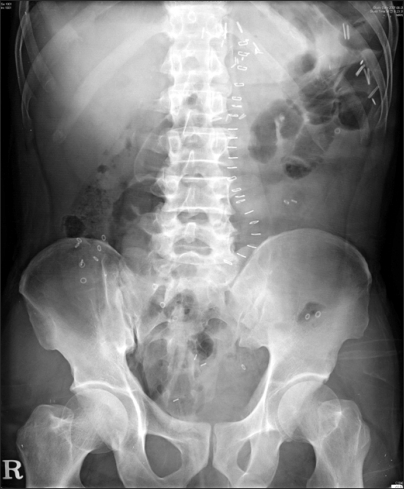
#> input picture app/test/abd/1.png, 404 x 489 px, found by its file name; its folder holds only this picture in this run
$ python svm_roc.py   (older library calls are emulated)
#> lines starting #> are read from the running program, lines starting #| are printed output that depends on the picture; long printed decimals are rounded
### app/svm.py
import os

# Графика
import matplotlib as mpl
import matplotlib.pyplot as plt

# Работа с данными
import pandas as pd
import numpy as np

# Работа с растровой графикой
from PIL import Image, ImageDraw

# Обработка изображений
from skimage.feature import hog
from skimage.color import rgb2gray

# Обучение
from sklearn.model_selection import train_test_split
from sklearn.preprocessing import StandardScaler
from sklearn.decomposition import PCA
from sklearn.svm import SVC


def get_image(id, root_dir):
    # Открывает изображение в папке и возвращает его в качестве массива
    file = f'{id}.png'
    path = os.path.join(root_dir, file)
    img = Image.open(path)
    img = img.resize((224,224), Image.ANTIALIAS)
    img_arr = np.array(img)

    return img_arr

def create_features(img):
    # Делает изображение серым и сглаживает его до одной строки
    gray_img = rgb2gray(img)
    flat_features = hog(gray_img, block_norm='L2-Hys', pixels_per_cell=(16, 16))
    return flat_features


def create_feature_matix(root_path):
    # Пробегает по всем папкам-классам и
    # создаёт матрицу по всех изображениям

    names = ["abd", "chst"]
    matrix = []
    labels = []

    for set_name in names:
        root = f"{root_path}/{set_name}/"
        f_counts = len([name for name in os.listdir(root)])

        for i in range(1, f_counts+1):
            img = get_image(i, root)
            img_ft = create_features(img)
            matrix.append(img_ft)
            labels.append(set_name)

    matrix = pd.DataFrame(matrix)
    return labels, matrix


def train_model():
    # Тренировка модели. Возвращает обученную модель.
    y_train, X_train = create_feature_matix('train')
#> in get_image, img is the input picture: PIL image 404x489 RGB; min 0, max 255, mean 129.9
#> in get_image, `img = img.resize((224,224), Image.ANTIALIAS)`:
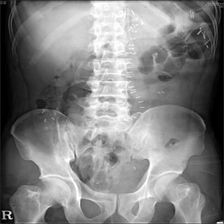
#> img: PIL image 224x224 RGB; min 0, max 255, mean 129.9
#> in create_features, `flat_features = hog(gray_img, block_norm='L2-Hys', pixels_per_cell=(16..`: flat_features = 11664 values, max 0.308 at index 246, min 0 at index 75, mean 0.0933
#> in create_feature_matix, `img_ft = create_features(img)`: img_ft has the same summary as flat_features in create_features
#> pass 2 of the loop in create_feature_matix, `for set_name in names:`:
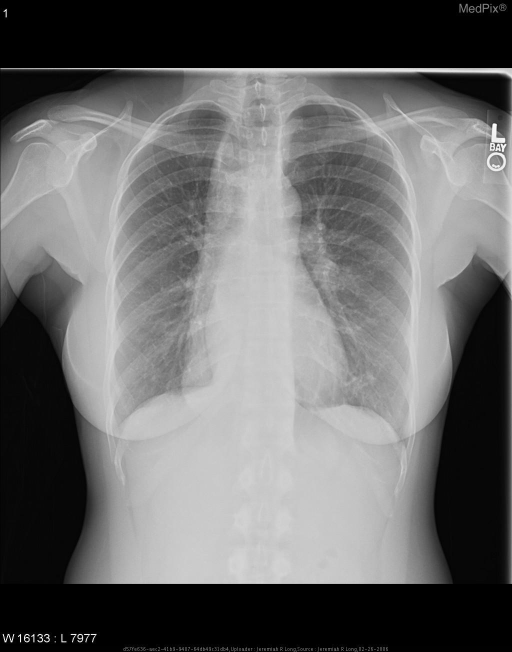
#> input picture app/test/chst/1.png, 512 x 652 px, found by its file name
#> in get_image, img is the input picture: PIL image 512x652 RGB; min 0, max 254, mean 105.7
#> in get_image (call 2), `img = img.resize((224,224), Image.ANTIALIAS)`:
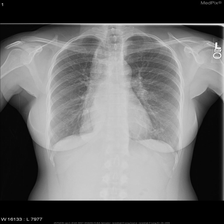
#> img: PIL image 224x224 RGB; min 0, max 255, mean 105.8
#> img_ft = 11664 values, max 0.572 at index 10345, min 0 at index 1, mean 0.0715
#> in create_feature_matix, `matrix = pd.DataFrame(matrix)`: matrix = table of 2 rows and 11664 columns
#> y_train = ['abd', 'chst']; X_train = table of 2 rows and 11664 columns
    svm = SVC(kernel='linear', probability=True)
    svm.fit(X_train, y_train)

    return svm

### app/svm_roc.py
import svm as model
from sklearn.metrics import roc_curve, auc

# Графика
import matplotlib as mpl
import matplotlib.pyplot as plt

import numpy as np


svm_model = model.train_model()

y_test, X_test = model.create_feature_matix('test')
#> pass 2 of the loop in create_feature_matix, `for set_name in names:`:
#> y_test = ['abd', 'chst']; X_test = table of 2 rows and 11664 columns


probabilities = svm_model.predict_proba(X_test)
#> probabilities = [[0.333, 0.667], [0.664, 0.336]]
y_proba = probabilities[:, 1]
#> y_proba = [0.667, 0.336]


y_new = []
for el in y_test:
    if el == 'abd':
        y_new.append(0)
    else:
        y_new.append(1)
#> this loop made 2 passes
#> after the loop, y_new = [0, 1]
y_test = y_new
#> y_test = [0, 1]
print(y_proba)
#| [0.6667 0.3365 ]


false_positive_rate, true_positive_rate, thresholds = roc_curve(y_test, y_proba, pos_label=1)
#> false_positive_rate = [0, 1, 1]; true_positive_rate = [0, 0, 1]; thresholds = [inf, 0.667, 0.336]
roc_auc = auc(false_positive_rate, true_positive_rate)
#> roc_auc = 0

plt.title('ROC')
roc_plot = plt.plot(false_positive_rate,
                    true_positive_rate,
                    label='AUC = {:0.2f}'.format(roc_auc))
#> roc_plot = 1 item

plt.legend(loc=0)
plt.plot([0,1], [0,1], ls='--')
plt.ylabel('True Positive Rate')
plt.xlabel('False Positive Rate')
plt.show()
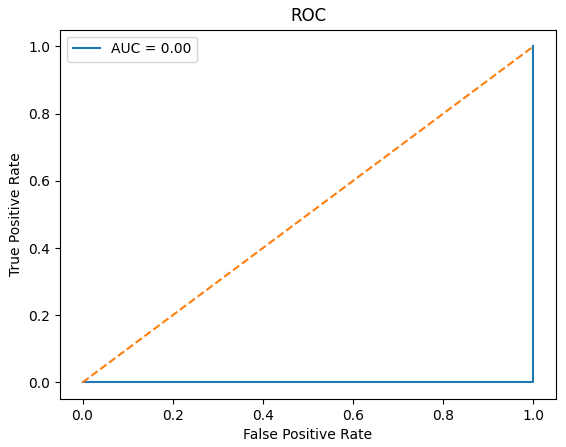
#> figure drawn by matplotlib, 1 panel
